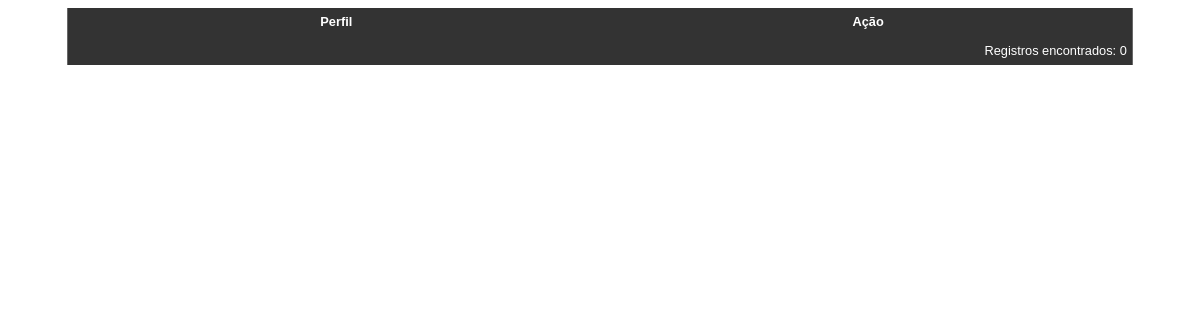
Page /src/Module/Perfil/view/index.php on the earlier database version.
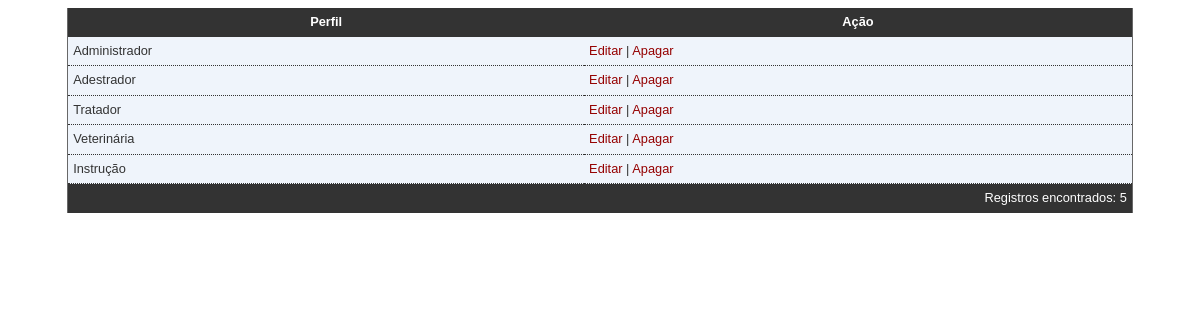
Same page on the later database version.
### tables this page shows
CREATE TABLE `perfil` (
  `id_perfil` int(11) NOT NULL AUTO_INCREMENT,
  `tipo_perfil` text,
  PRIMARY KEY (`id_perfil`)
);

### src/Module/Perfil/Model/PerfilTabela.php (called while the page is built, shortened)
<?php
class PerfilTabela implements \CasteloBranco\Canil\Interfaces\ITabela{
    public static function getInstancia() {
        $ds = new \CasteloBranco\Canil\Data\ClientDataSet();
        $ds->setTable("perfil");
        return $ds;
    }
    public static function findAll() {
        $ds = self::getInstancia();
        $table = $ds->mountTable();
        return $ds->getTable($table);
    }
}

### src/Data/ClientDataSet.php (called while the page is built, shortened)
<?php
class ClientDataSet {
    private $table;
    public function mountTable(){
        $ds = new Table\SelectData($this->table);
        return $ds;
    }
    public function getTable(Table\SelectData $ds){
        return $ds->table();
    }
    public function setTable($table) {
        $this->table = $table;
        return $this;
    }
}

### src/Data/Table/SelectData.php (called while the page is built, shortened)
<?php
class SelectData extends DataSet{
    private $table;
    private $join = array();
    private $order = array();
    private $group = array();
    private $where = array();
    private $having = array();
    private $limit = array();
    public function __construct($tblName) {
        $this->table = $tblName;
    }
    public function getComando() {
        $cmd = "SELECT ".substr($this->getCols(),0,-1)." FROM $this->table".$this->space($this->join);
        $cmd .= $this->getJoin().$this->space($this->where);
        $cmd .= $this->getWhere().$this->space($this->group);
        $cmd .= substr($this->getGroup(),0,-1).$this->space($this->having);
        $cmd .= $this->getHaving().$this->space($this->order);
        $cmd .= substr($this->getOrder(),0,-1).$this->space($this->limit);
        $cmd .= substr($this->getLimit(),0,-1).";";
        return $cmd;
    }
    private function getCols(){
        $cols = NULL;
        $cols .= $this->getConcat();
        return "* ";
    }
    private function getConcat(){
        $concat = NULL;
        return $concat;
    }
    private function getJoin(){
        $join = NULL;
        return $join;
    }
     private function getOrder(){
        $order = NULL;
        return $order;
    }
    private function getGroup(){
        $group = NULL;
        return $group;
    }
    private function getHaving(){
        $having = NULL;
        return $having;
    }
    private function getWhere(){
        $where = NULL;
        return $where;
    }
    private function getLimit(){
        $limit = NULL;
        return $limit;
    }
    private function space(array $var){
        return NULL;
    }
    public function table($sql = NULL) {
        $sql .= $this->getComando();
        return parent::table($sql);
    }
}

### src/Data/DataSet.php (called while the page is built, shortened)
<?php
class DataSet {
    private function init($sql){
        try{
            $con = Conexao::getConection();
            $stmt = $con->prepare($sql);
            $stmt->execute();
            return $stmt;
        } catch (\PDOException $ex) {
            throw $ex;
        }
    }
    public function table($sql){
        $table = $this->init($sql);
        return $table->fetchAll(\PDO::FETCH_OBJ);
    }
}

### src/Module/Perfil/Controller/PerfilController.php (called while the page is built, shortened)
<?php
class PerfilController implements IController{
    public function indexAction() {
        $tab = \CasteloBranco\Canil\Module\Perfil\Model\PerfilTabela::findAll();
        return array(
            "perfil" => $tab,
        );
    }
}

### src/Module/Perfil/view/index.php (the view, shortened to what this page needs)
<!DOCTYPE html>
<html>
    <head>
        <link href="../../../public/css/principal.css" rel="stylesheet" type="text/css">
        <?php
         $ctrl = new \CasteloBranco\Canil\Module\Perfil\Controller\PerfilController();
         $dados = $ctrl->indexAction();
        ?>
    </head>
    <body>
        <table>
            <thead>
                <tr>
                    <th>Perfil</th><th>Ação</th>
                </tr>
            </thead>
            <tbody>
                <?php foreach($dados["perfil"] as $row): ?>
                <tr>
                    <td><?php echo $row->tipo_perfil;?></td>
                    <td>
                        <a href="edit.php?id_perfil=<?php echo $row->id_perfil;?>">Editar</a>
                        |
                        <a href="delete.php?id_perfil=<?php echo $row->id_perfil;?>">Apagar</a>
                    </td>
                </tr>
                <?php endforeach; ?>
            </tbody>
            <tfoot>
                <tr>
                    <td colspan="2">Registros encontrados: <?php echo count($dados['perfil']);?></td>
                </tr>
            </tfoot>
        </table>
    </body>
</html>

### src/public/css/principal.css (style rules this page uses)
* { box-sizing:border-box; }
html { font:14/1.4 Sans-Serif; }
table { border-collapse:collapse; background:#EFF4FB; border-left:1px solid #686868; border-right:1px solid #686868;font:0.8em/145% 'Trebuchet MS',helvetica,arial,verdana; color: #333; margin:0 5% 0 5%; width:90%; }
td, th { padding:5px; }
table a { color:#950000; text-decoration:none; }
thead th, tfoot th, tfoot td { background:#333;color:#fff; cursor: default; }
tfoot td { text-align:right }
tbody th, tbody td { border-bottom: dotted 1px #333; }

Differences in the rows shown:
added perfil: tipo_perfil "Administrador"
added perfil: tipo_perfil "Adestrador"
added perfil: tipo_perfil "Tratador"
added perfil: tipo_perfil "Veterinária"
added perfil: tipo_perfil "Instrução"
Other differences:
count($dados['perfil']): "0" → "5"
